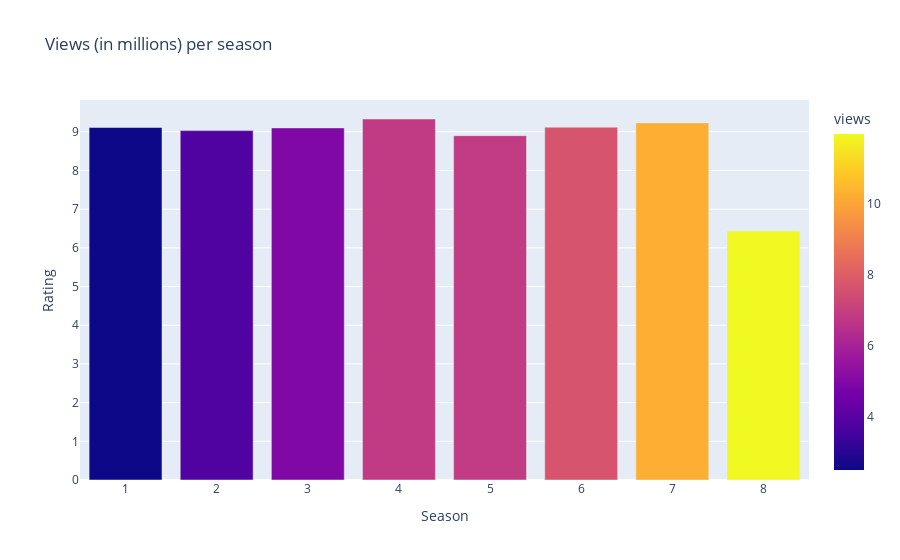

The notebook cell saved with this chart:
### Markdown cell above
# 3. Data Visualization
## Plotly express bar chart documentation
https://plotly.com/python/bar-charts/

### Code cell
# Bar chart using Plotly Express
fig = px.bar(views,
             x='Season',
             y= 'Rating',
             color='views',
             title = "Views (in millions) per season")
fig.show()

### Figure 1 — Plotly figure (JSON) as saved in the notebook; plotly's stock layout.template omitted (floating-point values rounded to 4 significant figures)
{"data": [{"alignmentgroup": "True", "hovertemplate": "Season=%{x}<br>Rating=%{y}<br>views=%{marker.color}<extra></extra>", "legendgroup": "", "marker": {"color": [2.515, 3.795, 4.966, 6.846, 6.88, 7.688, 10.26, 11.98], "coloraxis": "coloraxis"}, "name": "", "offsetgroup": "", "orientation": "v", "showlegend": false, "textposition": "auto", "type": "bar", "x": [1, 2, 3, 4, 5, 6, 7, 8], "xaxis": "x", "y": [9.11, 9.03, 9.1, 9.33, 8.9, 9.12, 9.229, 6.433], "yaxis": "y"}], "layout": {"barmode": "relative", "coloraxis": {"colorbar": {"title": {"text": "views"}}, "colorscale": [[0, "#0d0887"], [0.1111, "#46039f"], [0.2222, "#7201a8"], [0.3333, "#9c179e"], [0.4444, "#bd3786"], [0.5556, "#d8576b"], [0.6667, "#ed7953"], [0.7778, "#fb9f3a"], [0.8889, "#fdca26"], [1, "#f0f921"]]}, "legend": {"tracegroupgap": 0}, "title": {"text": "Views (in millions) per season"}, "xaxis": {"anchor": "y", "domain": [0, 1], "title": {"text": "Season"}}, "yaxis": {"anchor": "x", "domain": [0, 1], "title": {"text": "Rating"}}}}
